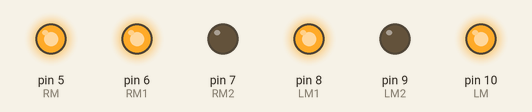
A sketch run on a simulated Arduino Uno, built with avr-gcc and run on an emulated ATmega328P. Shown: output pins drawn as LEDs (lit = HIGH).

Above: at 0.1 s.
Timing chart, 0 to 1.6 s (numbered marks = the images above):
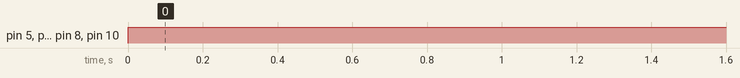

The sketch:

sketch_oct01a.ino
```cpp
/*------ Arduino Line Follower Code----- */
/*-------definning Inputs------*/
#define LS 12      // left sensor
#define RS 4      // right sensor

/*-------definning Outputs------*/
#define LM1 8       // left motor
#define LM2 9       // left motor
#define RM1 6       // right motor
#define RM2 7       // right motor
#define RM 5
#define LM 10

void setup()
{
  pinMode(LS, INPUT);
  pinMode(RS, INPUT);
  pinMode(LM1, OUTPUT);
  pinMode(LM2, OUTPUT);
  pinMode(RM1, OUTPUT);
  pinMode(RM2, OUTPUT);
  pinMode(RM, OUTPUT);
  pinMode(LM, OUTPUT);
}

void loop()
    // Move Forward
  {
    digitalWrite(LM1, HIGH);
    digitalWrite(LM2, LOW);
    digitalWrite(RM1, HIGH);
    digitalWrite(RM2, LOW);
    analogWrite(RM, 255);
    analogWrite(LM, 255);
}
```

Measured:
- by itself, pin 5 (RM), pin 6 (RM1), pin 8 (LM1), pin 10 (LM): LOW → HIGH at 0.00 s
